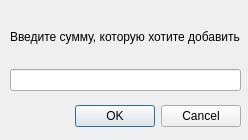
<?xml version="1.0" encoding="UTF-8"?>
<ui version="4.0">
 <class>Add_Cost</class>
 <widget class="QDialog" name="Add_Cost">
  <property name="geometry">
   <rect>
    <x>0</x>
    <y>0</y>
    <width>248</width>
    <height>140</height>
   </rect>
  </property>
  <property name="windowTitle">
   <string>Dialog</string>
  </property>
  <widget class="QDialogButtonBox" name="buttonBox">
   <property name="geometry">
    <rect>
     <x>60</x>
     <y>100</y>
     <width>181</width>
     <height>32</height>
    </rect>
   </property>
   <property name="orientation">
    <enum>Qt::Horizontal</enum>
   </property>
   <property name="standardButtons">
    <set>QDialogButtonBox::Cancel|QDialogButtonBox::Ok</set>
   </property>
  </widget>
  <widget class="QWidget" name="gridLayoutWidget">
   <property name="geometry">
    <rect>
     <x>10</x>
     <y>10</y>
     <width>231</width>
     <height>81</height>
    </rect>
   </property>
   <layout class="QGridLayout" name="gridLayout">
    <item row="0" column="0">
     <widget class="QLabel" name="label">
      <property name="text">
       <string>Введите сумму, которую хотите добавить</string>
      </property>
     </widget>
    </item>
    <item row="1" column="0">
     <widget class="QLineEdit" name="costEdit"/>
    </item>
   </layout>
  </widget>
 </widget>
 <resources/>
 <connections>
  <connection>
   <sender>buttonBox</sender>
   <signal>accepted()</signal>
   <receiver>Add_Cost</receiver>
   <slot>accept()</slot>
   <hints>
    <hint type="sourcelabel">
     <x>248</x>
     <y>254</y>
    </hint>
    <hint type="destinationlabel">
     <x>157</x>
     <y>274</y>
    </hint>
   </hints>
  </connection>
  <connection>
   <sender>buttonBox</sender>
   <signal>rejected()</signal>
   <receiver>Add_Cost</receiver>
   <slot>reject()</slot>
   <hints>
    <hint type="sourcelabel">
     <x>316</x>
     <y>260</y>
    </hint>
    <hint type="destinationlabel">
     <x>286</x>
     <y>274</y>
    </hint>
   </hints>
  </connection>
 </connections>
</ui>
